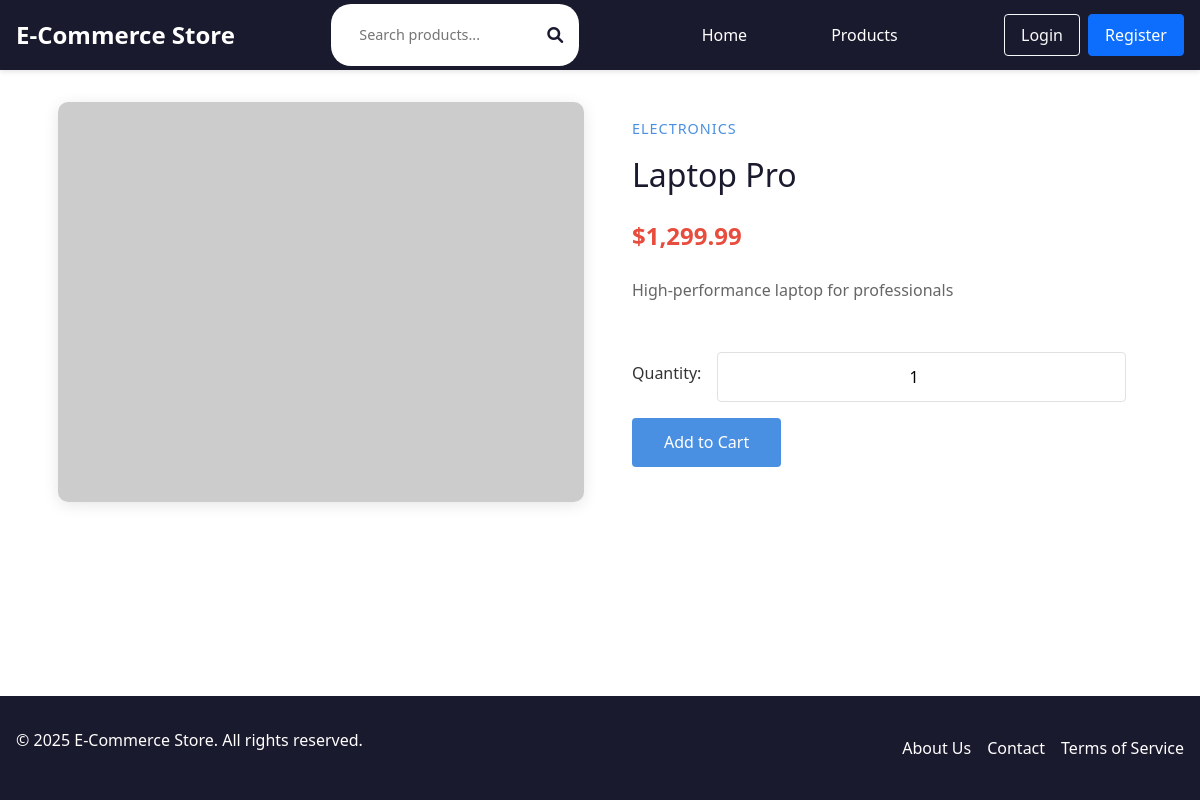
/pages/product_details.php?id=2, run on the app's committed database.
### tables this page shows
CREATE TABLE IF NOT EXISTS products (
    id INT PRIMARY KEY AUTO_INCREMENT,
    title VARCHAR(255) NOT NULL,
    description TEXT,
    price DECIMAL(10,2) NOT NULL,
    image_url VARCHAR(255),
    category VARCHAR(50),
    stock INT DEFAULT 0,
    is_api_product BOOLEAN DEFAULT FALSE,
    created_at TIMESTAMP DEFAULT CURRENT_TIMESTAMP,
    updated_at TIMESTAMP DEFAULT CURRENT_TIMESTAMP ON UPDATE CURRENT_TIMESTAMP
);

### includes/functions.php (called while the page is built, shortened)
<?php
function formatPrice($price) {
    return '$' . number_format($price, 2);
}
function getProduct($conn, $id) {
    $stmt = $conn->prepare("SELECT * FROM products WHERE id = ?");
    $stmt->execute([$id]);
    return $stmt->fetch();
}

### pages/product_details.php (the view, shortened to what this page needs)
<?php
require_once '../includes/header.php';
$db = new Database();
$conn = $db->getConnection();
$product_id = $_GET['id'];
$product = getProduct($conn, $product_id);
?>
<div class="product-details">
    <div class="product-container">
        <div class="product-image-container">
            <img src="<?php echo htmlspecialchars($product['image_url']); ?>" alt="<?php echo htmlspecialchars($product['title']); ?>" class="product-image">
        </div>
        <div class="product-info">
            <span class="product-category"><?php echo htmlspecialchars($product['category']); ?></span>
            <h1 class="product-title"><?php echo htmlspecialchars($product['title']); ?></h1>
            <div class="product-price"><?php echo formatPrice($product['price']); ?></div>
            <p class="product-description"><?php echo htmlspecialchars($product['description']); ?></p>
            <form method="POST" id="addToCartForm" action="<?php echo BASE_URL; ?>/api/cart/add.php">
                <div class="quantity-selector">
                    <label for="quantity">Quantity:</label>
                    <input type="number" id="quantity" name="quantity" class="quantity-input" value="1" min="1" max="10">
                </div>
                <button type="submit" name="add_to_cart" class="add-to-cart-btn">Add to Cart</button>
            </form>
        </div>
    </div>
</div>
<?php require_once '../includes/footer.php'; ?>

### public/css/style.css (style rules this page uses)
:root { --primary-color: #1a1a2e; --secondary-color: #4a90e2; --accent-color: #e74c3c; --text-color: #333; --light-bg: #f8f9fa; --border-color: #e1e1e1; --success-color: #2ecc71; --warning-color: #f1c40f; --error-color: #e74c3c; --header-height: 70px; }
* { margin: 0; padding: 0; box-sizing: border-box; }
body { font-family: 'Segoe UI', Tahoma, Geneva, Verdana, sans-serif; color: var(--text-color); line-height: 1.6; background-color: var(--light-bg); min-height: 100vh; display: flex; flex-direction: column; }
.product-image { width: 100%; height: 200px; object-fit: cover; }
.product-info { padding: 1rem; }
.product-title { font-size: 1.2rem; margin-bottom: 0.5rem; }
.product-price { font-size: 1.1rem; color: var(--accent-color); margin-bottom: 0.5rem; }
label { display: block; margin-bottom: 0.5rem; font-weight: 500; }
input[type="text"], input[type="email"], input[type="password"], input[type="number"], textarea, select { width: 100%; padding: 0.75rem; border: 1px solid var(--border-color); border-radius: 4px; font-size: 1rem; transition: border-color 0.3s ease; }

### includes/header.php (style rules this page uses)
:root { --primary-color: #1a1a2e; --secondary-color: #4a90e2; --accent-color: #e74c3c; --text-color: #333; --light-bg: #f8f9fa; --header-height: 70px; }
body { margin: 0; font-family: 'Segoe UI', Tahoma, Geneva, Verdana, sans-serif; color: var(--text-color); min-height: 100vh; display: flex; flex-direction: column; }

### pages/product_details.php (style rules this page uses)
.product-details { padding: 2rem 0; }
.product-container { display: grid; grid-template-columns: 1fr 1fr; gap: 2rem; max-width: 1200px; margin: 0 auto; padding: 0 1rem; }
.product-image { width: 100%; height: 400px; object-fit: cover; border-radius: 10px; box-shadow: 0 3px 15px rgba(0,0,0,0.1); }
.product-info { display: flex; flex-direction: column; gap: 1rem; }
.product-title { font-size: 2rem; color: var(--primary-color); margin-bottom: 0.5rem; }
.product-price { font-size: 1.5rem; color: var(--accent-color); font-weight: bold; }
.product-category { color: var(--secondary-color); text-transform: uppercase; letter-spacing: 1px; font-size: 0.9rem; }
.product-description { line-height: 1.6; color: #666; }
.quantity-selector { display: flex; align-items: center; gap: 1rem; margin: 1rem 0; }
.quantity-input { width: 60px; padding: 0.5rem; text-align: center; border: 1px solid #ddd; border-radius: 4px; }
.add-to-cart-btn { background: var(--secondary-color); color: white; border: none; padding: 0.8rem 2rem; border-radius: 4px; cursor: pointer; font-weight: 500; transition: all 0.3s ease; }

### data on the page
products: category "ELECTRONICS", title "Laptop Pro", price "$1,299.99", description "High-performance laptop for professionals"
